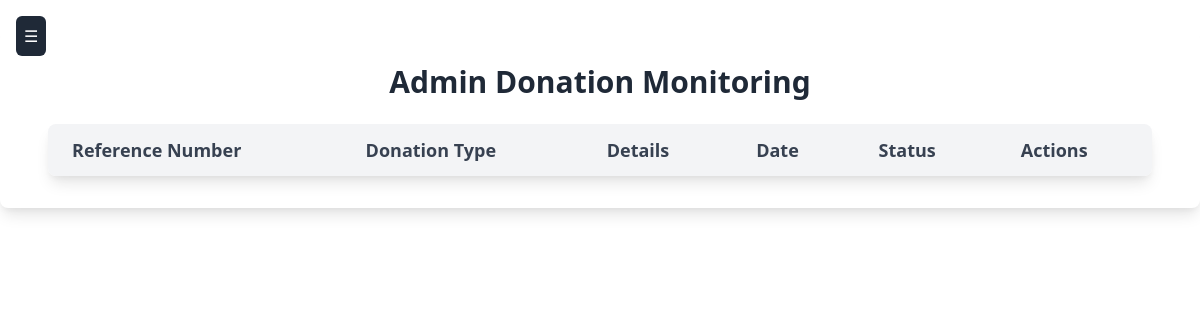
/admins/AdminMonitorDonations.php, run on an earlier commit of the app's database.
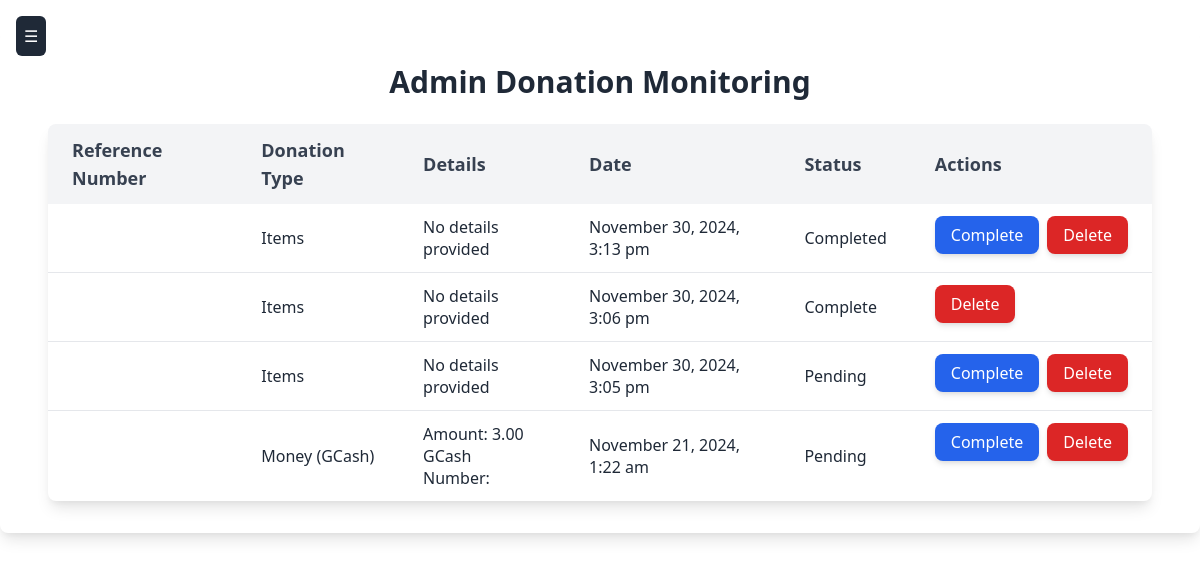
And on a later commit of the database.
### tables this page shows
CREATE TABLE `donations` (
  `donation_id` int(11) NOT NULL,
  `user_id` int(11) NOT NULL,
  `donation_type` enum('money','items') NOT NULL,
  `donation_amount` decimal(10,2) DEFAULT NULL,
  `items_donated` text DEFAULT NULL,
  `payment_method` enum('creditCard','paypal','bankTransfer') DEFAULT NULL,
  `contact` varchar(255) NOT NULL,
  `created_at` timestamp NOT NULL DEFAULT current_timestamp(),
  `email` varchar(50) NOT NULL,
  `referral_code` varchar(10) DEFAULT NULL,
  `gcash_number` varchar(15) DEFAULT NULL,
  `status` varchar(10) DEFAULT NULL
);

### admins/AdminMonitorDonations.php (the view, shortened to what this page needs)
<?php
include '../database.php';
$donations = [];
$query = "SELECT * FROM donations ORDER BY created_at DESC";
$stmt = $conn->prepare($query);
$stmt->execute();
$result = $stmt->get_result();
while ($row = $result->fetch_assoc()) {
    $donations[] = $row;
}
?>
<?php include 'sidebar.php' ?>
<div class="w-full h-screen flex justify-center items-start pt-8">
  <div class="max-w-screen-xl w-full px-6 md:px-12 py-8 bg-white shadow-lg rounded-lg">
    <h2 class="text-3xl font-semibold text-center text-gray-800 mb-6">Admin Donation Monitoring</h2>
    <div class="overflow-x-auto bg-white shadow-lg rounded-lg">
      <table class="min-w-full table-auto">
        <thead class="bg-gray-100">
          <tr>
            <th class="py-3 px-6 text-left text-lg font-semibold text-gray-700">Reference Number</th>
            <th class="py-3 px-6 text-left text-lg font-semibold text-gray-700">Donation Type</th>
            <th class="py-3 px-6 text-left text-lg font-semibold text-gray-700">Details</th>
            <th class="py-3 px-6 text-left text-lg font-semibold text-gray-700">Date</th>
            <th class="py-3 px-6 text-left text-lg font-semibold text-gray-700">Status</th>
            <th class="py-3 px-6 text-left text-lg font-semibold text-gray-700">Actions</th>
          </tr>
        </thead>
        <tbody class="divide-y divide-gray-200">
          <?php foreach ($donations as $donation): ?>
            <tr class="hover:bg-gray-50">
              <td class="py-3 px-6 text-gray-800"><?= htmlspecialchars($donation['reference_number']) ?></td>
              <td class="py-3 px-6 text-gray-800">
                <?= htmlspecialchars(ucfirst($donation['donation_type'] === 'money' ? 'Money (GCash)' : 'Items')) ?>
              </td>
              <td class="py-3 px-6 text-gray-800">
                <?php if ($donation['donation_type'] === 'money'): ?>
                  Amount: <?= htmlspecialchars($donation['donation_amount']) ?><br>
                  GCash Number: <?= htmlspecialchars($donation['gcash_number']) ?>
                <?php else: ?>
                 <?= htmlspecialchars($donation['item_details'] ?? 'No details provided') ?>
                <?php endif; ?>
              </td>
              <td class="py-3 px-6 text-gray-800"><?= date('F j, Y, g:i a', strtotime($donation['created_at'])) ?></td>
              <td class="py-3 px-6 text-gray-800">
                <?= htmlspecialchars($donation['status'] ?? 'Pending') ?>
              </td>
              <td class="py-3 px-6 space-y-2 flex flex-col sm:space-y-0 sm:space-x-2 sm:flex-row">
                <?php if (($donation['status'] ?? 'Pending') !== 'Complete'): ?>
                  <button type="button"
                          onclick="window.location.href='?complete=<?= urlencode($donation['reference_number']) ?>';"
                          class="inline-block text-white bg-blue-600 hover:bg-blue-700 py-2 px-4 rounded-lg shadow-md transition duration-200 transform hover:scale-105 focus:outline-none focus:ring-2 focus:ring-blue-500">
                          Complete
                  </button>
                <?php endif; ?>
                <button type="button"
                        onclick="if (confirm('Are you sure you want to delete this donation?')) { window.location.href='?delete=<?= urlencode($donation['reference_number']) ?>'; }"
                        class="inline-block text-white bg-red-600 hover:bg-red-700 py-2 px-4 rounded-lg shadow-md transition duration-200 transform hover:scale-105 focus:outline-none focus:ring-2 focus:ring-red-500">
                        Delete
                </button>
              </td>
            </tr>
          <?php endforeach; ?>
        </tbody>
      </table>
    </div>
  </div>
</div>
<link href="https://cdn.jsdelivr.net/npm/tailwindcss@2.2.19/dist/tailwind.min.css" rel="stylesheet">

What changed in the data, as far as the page shows it:
added donations: donation_type "Items", item_details "No details provided", created_at "November 30, 2024, 3:13 pm", status "Completed"
added donations: donation_type "Items", item_details "No details provided", created_at "November 30, 2024, 3:06 pm", status "Complete"
added donations: donation_type "Items", item_details "No details provided", created_at "November 30, 2024, 3:05 pm", status "Pending"
added donations: donation_type "Money (GCash)", donation_amount "3.00", created_at "November 21, 2024, 1:22 am", status "Pending"
